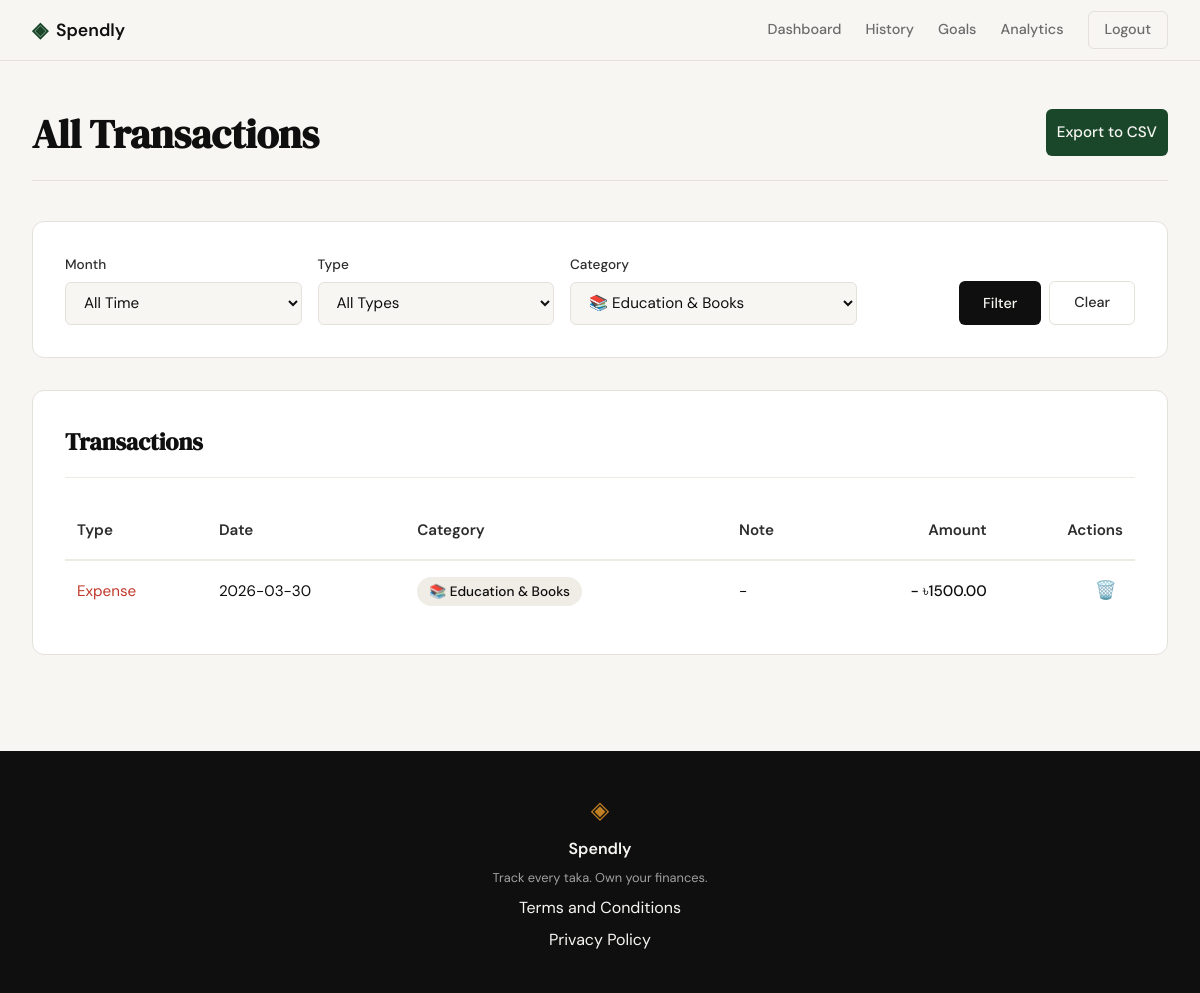
The page /history?category_id=11 (signed in) on the database its author committed.
### tables this page shows
CREATE TABLE expenses (
            id INTEGER PRIMARY KEY AUTOINCREMENT,
            user_id INTEGER NOT NULL,
            category_id INTEGER NOT NULL,
            amount REAL NOT NULL,
            description TEXT,
            date TIMESTAMP DEFAULT CURRENT_TIMESTAMP,
            FOREIGN KEY (user_id) REFERENCES users (id) ON DELETE CASCADE,
            FOREIGN KEY (category_id) REFERENCES categories (id)
        );

CREATE TABLE categories (
            id INTEGER PRIMARY KEY AUTOINCREMENT,
            name TEXT UNIQUE NOT NULL,
            icon TEXT DEFAULT '💸'
        );

### app/routes/transactions.py (the view)
@transactions_bp.route("/history")
def history():
    if "user_id" not in session:
        return redirect(url_for("auth.login"))
    uid = session["user_id"]
    conn = get_db()
    filter_month = request.args.get("month", "")
    filter_cat = request.args.get("category_id", "")
    filter_type = request.args.get("type", "")
    expenses = []
    if not filter_type or filter_type == "expense":
        query = "SELECT e.id, e.date, c.name as category_name, c.icon as category_icon, e.amount, e.description, 'expense' as txn_type, e.category_id FROM expenses e JOIN categories c ON e.category_id = c.id WHERE e.user_id = ?"
        params = [uid]
        if filter_month:
            query += " AND strftime('%Y-%m', e.date) = ?"
            params.append(filter_month)
        if filter_cat:
            query += " AND e.category_id = ?"
            params.append(filter_cat)
        expenses_raw = conn.execute(query, params).fetchall()
        expenses = [dict(r) for r in expenses_raw]
    incomes = []
    if not filter_type or filter_type == "income":
        if not filter_cat:  # incomes don't have category_id
            query = "SELECT id, date, 'Income' as category_name, '💰' as category_icon, amount, description, 'income' as txn_type, NULL as category_id FROM incomes WHERE user_id = ?"
            params = [uid]
            if filter_month:
                query += " AND strftime('%Y-%m', date) = ?"
                params.append(filter_month)
            incomes_raw = conn.execute(query, params).fetchall()
            incomes = [dict(r) for r in incomes_raw]
    all_txns = sorted(expenses + incomes, key=lambda x: x["date"], reverse=True)
    categories = conn.execute("SELECT * FROM categories ORDER BY name").fetchall()
    income_months = conn.execute("SELECT DISTINCT strftime('%Y-%m', date) as m FROM incomes WHERE user_id=?", (uid,)).fetchall()
    expense_months = conn.execute("SELECT DISTINCT strftime('%Y-%m', date) as m FROM expenses WHERE user_id=?", (uid,)).fetchall()
    all_months = sorted(set(r["m"] for r in income_months) | set(r["m"] for r in expense_months), reverse=True)
    from flask import render_template
    return render_template("history.html", transactions=all_txns, categories=categories,
                           filter_month=filter_month, filter_cat=filter_cat, filter_type=filter_type,
                           all_months=all_months)

### app/database/connection.py (called while the page is built)
def get_db():
    if 'db' not in g:
        is_postgres = current_app.config.get('IS_POSTGRES', False)
        if is_postgres:
            if not HAS_PSYCHOG2:
                raise ImportError("PostgreSQL is requested but psycopg2 is not installed.")
            conn = psycopg2.connect(current_app.config['DATABASE_URI'])
            g.db = DBConnection(conn, is_postgres=True)
        else:
            conn = sqlite3.connect(current_app.config['DATABASE_SQLITE'])
            conn.row_factory = sqlite3.Row
            g.db = DBConnection(conn, is_postgres=False)
    return g.db

    def execute(self, query, params=None):
        if self.is_postgres:
            query = query.replace('?', '%s')
            query = re.sub(r"strftime\('%Y-%m',\s*(.*?)\)", r"TO_CHAR(\1, 'YYYY-MM')", query)
            query = re.sub(r"strftime\('%w',\s*(.*?)\)", r"(EXTRACT(DOW FROM \1)::int)", query)
            cursor = self.connection.cursor(cursor_factory=RealDictCursor)
        else:
            cursor = self.connection.cursor()
        if params:
            cursor.execute(query, params)
        else:
            cursor.execute(query)
        return cursor

    def close(self):
        self.connection.close()

### app/templates/history.html (shortened to what this page needs)
{% extends "base.html" %}
{% block content %}
<div class="dash-wrapper">
    <div class="dash-container">
        <header class="dash-header">
            <div class="header-left">
                <h1 class="dash-title">All Transactions</h1>
            </div>
            <div class="header-right" style="display: flex; gap: 10px;">
                <a href="{{ url_for('export.export_transactions') }}" class="btn-success">Export to CSV</a>
            </div>
        </header>
        <div class="form-card" style="margin-bottom: 2rem;">
            <form method="GET" action="{{ url_for('transactions.history') }}" class="filters-form"
                style="display: flex; gap: 1rem; align-items: flex-end; flex-wrap: wrap;">
                <div class="form-group" style="flex: 1 1 150px; margin-bottom: 0;">
                    <label>Month</label>
                    <select name="month" class="form-input">
                        <option value="">All Time</option>
                    </select>
                </div>
                <div class="form-group" style="flex: 1 1 150px; margin-bottom: 0;">
                    <label>Type</label>
                    <select name="type" class="form-input">
                        <option value="">All Types</option>
                    </select>
                </div>
                <div class="form-group" style="flex: 1 1 200px; margin-bottom: 0;">
                    <label>Category</label>
                    <select name="category_id" class="form-input">
                        {% for c in categories %}
                        <option value="{{ c.id }}" {% if filter_cat==c.id|string %}selected{% endif %}>{{ c.icon }} {{
                            c.name }}</option>
                        {% endfor %}
                    </select>
                </div>
                <div style="display: flex; gap: 0.5rem; flex: 1 1 auto; justify-content: flex-end;">
                    <button type="submit" class="btn-primary" style="padding: 0.6rem 1.5rem;">Filter</button>
                    <a href="{{ url_for('transactions.history') }}" class="btn-ghost"
                        style="padding: 0.6rem 1.5rem; text-decoration: none;">Clear</a>
                </div>
            </form>
        </div>
        <div class="table-card" style="grid-column: span 2;">
            <h3 class="card-title">Transactions</h3>
            <div class="table-responsive">
                <table class="dash-table">
                    <thead>
                        <tr>
                            <th>Type</th>
                            <th>Date</th>
                            <th>Category</th>
                            <th>Note</th>
                            <th class="text-right">Amount</th>
                            <th class="text-right">Actions</th>
                        </tr>
                    </thead>
                    <tbody>
                        {% for txn in transactions %}
                        <tr>
                            <td>
                                {% if txn.txn_type == 'expense' %}
                                <span class="trend-down">Expense</span>
                                {% else %}
                                <span class="trend-up">Income</span>
                                {% endif %}
                            </td>
                            <td>{{ txn.date.split(' ')[0] }}</td>
                            <td><span class="cat-pill">{{ txn.category_icon }} {{ txn.category_name }}</span></td>
                            <td>{{ txn.description or '-' }}</td>
                            <td
                                class="text-right {% if txn.txn_type == 'expense' %}amount-out{% else %}amount-in{% endif %}">
                                {% if txn.txn_type == 'expense' %}-{% else %}+{% endif %} ৳{{ "%.2f"|format(txn.amount)
                                }}
                            </td>
                            <td class="text-right actions-cell">
                                {% if txn.txn_type == 'expense' %}
                                <form action="{{ url_for('transactions.delete_expense', id=txn.id) }}" method="POST"
                                    class="inline-form"
                                    onsubmit="return confirm('Are you sure you want to delete this expense?');">
                                    <button type="submit" class="action-btn delete-btn">🗑️</button>
                                </form>
                                {% else %}
                                <form action="{{ url_for('transactions.delete_income', id=txn.id) }}" method="POST"
                                    class="inline-form"
                                    onsubmit="return confirm('Are you sure you want to delete this income?');">
                                    <button type="submit" class="action-btn delete-btn">🗑️</button>
                                </form>
                                {% endif %}
                            </td>
                        </tr>
                        {% else %}
                        <tr>
                            <td colspan="6" class="text-center empty-state">No transactions found for these filters.
                            </td>
                        </tr>
                        {% endfor %}
                    </tbody>
                </table>
            </div>
        </div>
    </div>
</div>
{% endblock %}

### app/static/css/style.css (style rules this page uses)
:root { --ink: #0f0f0f; --ink-soft: #2d2d2d; --ink-muted: #6b6b6b; --ink-faint: #a0a0a0; --paper: #f7f6f3; --paper-warm: #f0ede6; --paper-card: #ffffff; --accent: #1a472a; --accent-light: #e8f0eb; --accent-2: #c17f24; --accent-2-light: #fdf3e3; --danger: #c0392b; --danger-light: #fdecea; --border: #e4e1da; --border-soft: #eeebe4; --primary: #1a472a; --success: #1a472a; --warning: #f39c12; --font-display: 'DM Serif Display', Georgia, serif; --font-body: 'DM Sans', system-ui, sans-serif; --max-width: 1200px; --auth-width: 440px; --radius-sm: 6px; --radius-md: 12px; --radius-lg: 20px; }
*, *::before, *::after { box-sizing: border-box; margin: 0; padding: 0; }
html { font-size: 16px; scroll-behavior: smooth; }
body { background: var(--paper); color: var(--ink); font-family: var(--font-body); font-size: 1rem; line-height: 1.6; -webkit-font-smoothing: antialiased; }
a { color: inherit; text-decoration: none; }
.btn-primary { display: inline-block; background: var(--ink); color: var(--paper); padding: 0.65rem 1.5rem; border-radius: var(--radius-sm); font-family: var(--font-body); font-size: 0.9rem; font-weight: 500; cursor: pointer; border: none; transition: background 0.2s; text-decoration: none; }
.btn-ghost { display: inline-block; background: transparent; color: var(--ink-soft); padding: 0.65rem 1.5rem; border-radius: var(--radius-sm); font-size: 0.9rem; font-weight: 500; border: 1px solid var(--border); transition: all 0.2s; text-decoration: none; }
.form-group { margin-bottom: 1.25rem; }
.form-group label { display: block; font-size: 0.85rem; font-weight: 500; color: var(--ink-soft); margin-bottom: 0.4rem; }
.form-input { width: 100%; padding: 0.6rem 0.875rem; border: 1px solid var(--border); border-radius: var(--radius-sm); font-family: var(--font-body); font-size: 0.95rem; color: var(--ink); background: var(--paper); outline: none; transition: border-color 0.2s; }
.form-input::placeholder { color: var(--ink-faint); }
.dash-wrapper { padding: 3rem 2rem 6rem; min-height: calc(100vh - 60px - 100px); }
.dash-container { max-width: var(--max-width); margin: 0 auto; }
.dash-header { display: flex; justify-content: space-between; align-items: flex-end; margin-bottom: 2.5rem; padding-bottom: 1.5rem; border-bottom: 1px solid var(--border); }
.dash-title { font-family: var(--font-display); font-size: 2.5rem; color: var(--ink); line-height: 1.1; }
.trend-down { color: var(--danger); }
.form-card { background: var(--paper-card); border: 1px solid var(--border); border-radius: var(--radius-md); padding: 2rem; display: flex; flex-direction: column; }
.card-title { font-family: var(--font-display); font-size: 1.5rem; color: var(--ink); margin-bottom: 1.5rem; padding-bottom: 1rem; border-bottom: 1px solid var(--border-soft); }
.btn-success { display: inline-block; background: var(--accent); color: var(--paper); padding: 0.7rem; border: none; border-radius: var(--radius-sm); font-family: var(--font-body); font-size: 0.95rem; font-weight: 500; cursor: pointer; transition: background 0.2s; }
.table-card { background: var(--paper-card); border: 1px solid var(--border); border-radius: var(--radius-md); padding: 2rem; }
.table-responsive { overflow-x: auto; }
.dash-table { width: 100%; border-collapse: collapse; font-size: 0.95rem; }
.dash-table th { text-align: left; padding: 1rem 0.75rem; font-weight: 600; color: var(--ink-soft); border-bottom: 2px solid var(--border-soft); white-space: nowrap; }
.dash-table td { padding: 1rem 0.75rem; border-bottom: 1px solid var(--border-soft); color: var(--ink); vertical-align: middle; }
.dash-table tbody tr:last-child td { border-bottom: none; }
.text-right { text-align: right !important; }
.amount-out { color: var(--ink-soft); font-weight: 500; }
.cat-pill { display: inline-flex; align-items: center; gap: 0.4rem; background: var(--paper-warm); padding: 0.25rem 0.75rem; border-radius: 999px; font-size: 0.85rem; font-weight: 500; }
.actions-cell { display: flex; gap: 0.5rem; justify-content: flex-end; align-items: center; }
.action-btn { background: none; border: none; cursor: pointer; font-size: 1.1rem; padding: 0.2rem 0.4rem; border-radius: 4px; transition: background 0.2s; }
.inline-form { margin: 0; padding: 0; display: inline; }

### rows shown on the page
expenses: date "2026-03-30", category_icon "📚", category_name "Education & Books", description "-", amount "1500.00"

### other values the page prints
form field category_id "📚 Education & Books"
